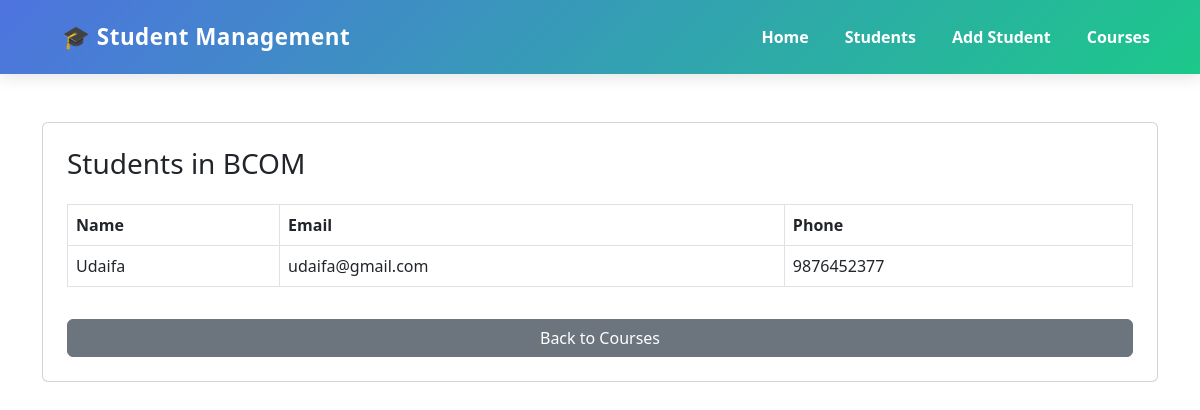
/courses/2/students/, run on the app's committed database.
### students/models.py (models this page shows, shortened)
class Course(models.Model):
    name = models.CharField(max_length=100)
    duration = models.CharField(max_length=50)
    def __str__(self):
        return self.name

class Student(models.Model):
    name = models.CharField(max_length=100)
    course = models.CharField(max_length=100)
    email = models.EmailField()
    phone = models.CharField(max_length=15)
    created_at = models.DateTimeField(auto_now_add=True)  # optional

### students/views.py (the view)
# urls.py: path('courses/<int:id>/students/', views.course_students, name='course_students'), # view students
def course_students(request, id):
    course = get_object_or_404(Course, id=id)
    students = Student.objects.filter(course=course)
    return render(request, 'students/course_students.html', {'course': course, 'students': students})

### students/templates/students/course_students.html
{% extends 'students/base.html' %}
{% block content %}
<div class="container mt-5">
    <div class="card p-4">
        <h3>Students in {{ course.name }}</h3>
        {% if students %}
        <table class="table table-bordered mt-3">
            <thead>
                <tr>
                    <th>Name</th>
                    <th>Email</th>
                    <th>Phone</th>
                </tr>
            </thead>
            <tbody>
                {% for student in students %}
                <tr>
                    <td>{{ student.name }}</td>
                    <td>{{ student.email }}</td>
                    <td>{{ student.phone }}</td>
                </tr>
                {% endfor %}
            </tbody>
        </table>
        {% else %}
        <p class="text-center text-muted mt-3">No students enrolled in this course</p>
        {% endif %}
        <a href="{% url 'course_list' %}" class="btn btn-secondary mt-3">Back to Courses</a>
    </div>
</div>
{% endblock %}

### data on the page
Course: name "BCOM"
Student: name "Udaifa", email "udaifa@gmail.com", phone "9876452377"
